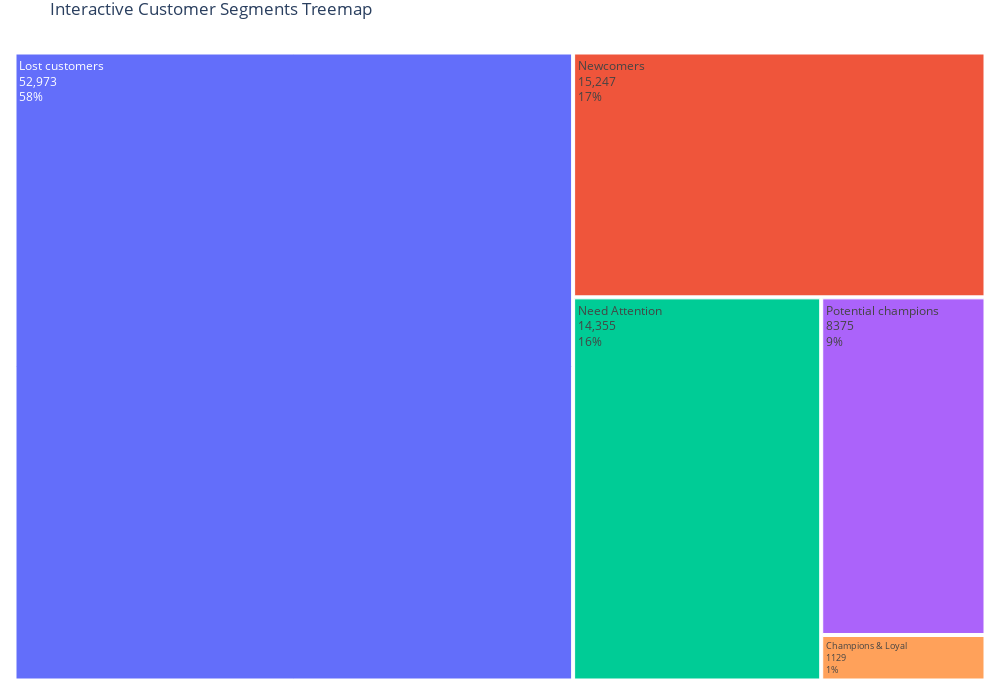

Notebook source saved alongside this figure:
### Code cell
fig = px.treemap(category_df, path=['category'], values='customers_number')
fig.update_layout(title="Interactive Customer Segments Treemap",
                  width=1000, height=700,)
fig.update_layout(margin = dict(t=30, l=10, r=10, b=15))
fig.data[0].textinfo = 'label+value+percent parent'
plt.savefig('new.png', dpi=300)
fig.show()

### Figure 1 — Plotly figure (JSON) as saved in the notebook; plotly's stock layout.template omitted (floating-point values rounded to 4 significant figures)
{"data": [{"branchvalues": "total", "domain": {"x": [0, 1], "y": [0, 1]}, "hovertemplate": "labels=%{label}<br>customers_number=%{value}<br>parent=%{parent}<br>id=%{id}<extra></extra>", "ids": ["Champions & Loyal", "Lost customers", "Need Attention", "Newcomers", "Potential champions"], "labels": ["Champions & Loyal", "Lost customers", "Need Attention", "Newcomers", "Potential champions"], "name": "", "parents": ["", "", "", "", ""], "textinfo": "label+value+percent parent", "type": "treemap", "values": [1129, 52973, 14355, 15247, 8375]}], "layout": {"height": 700, "legend": {"tracegroupgap": 0}, "margin": {"b": 15, "l": 10, "r": 10, "t": 30}, "title": {"text": "Interactive Customer Segments Treemap"}, "width": 1000}}
